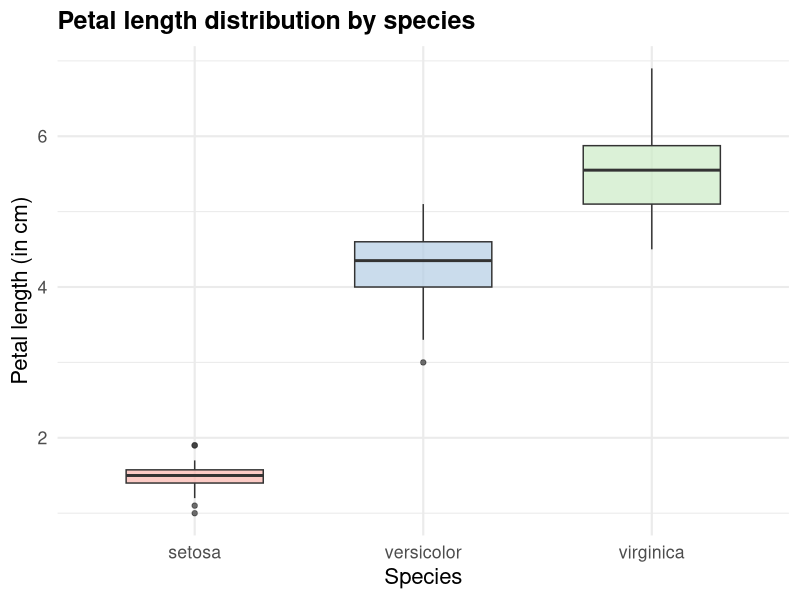
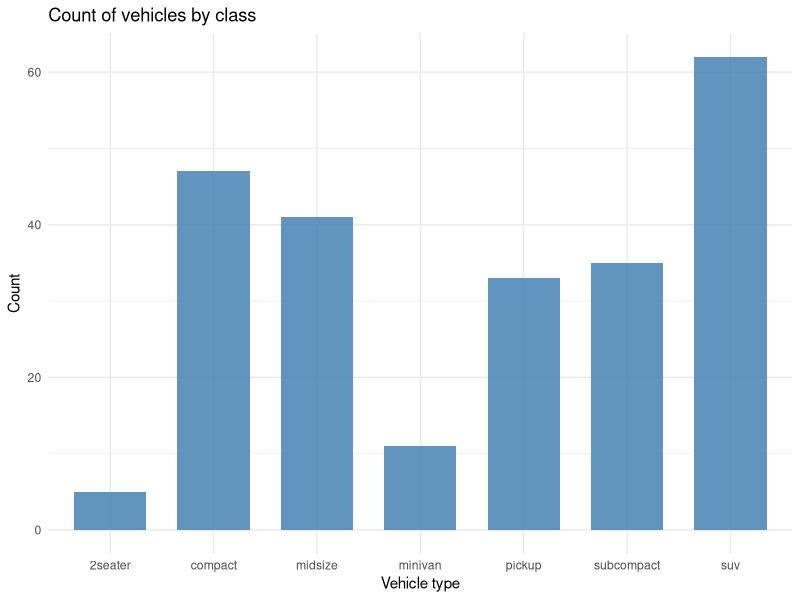
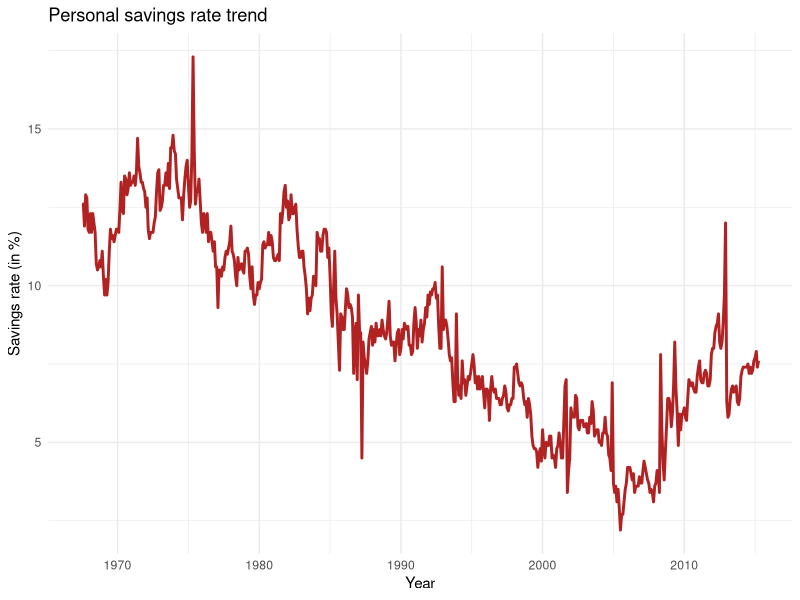
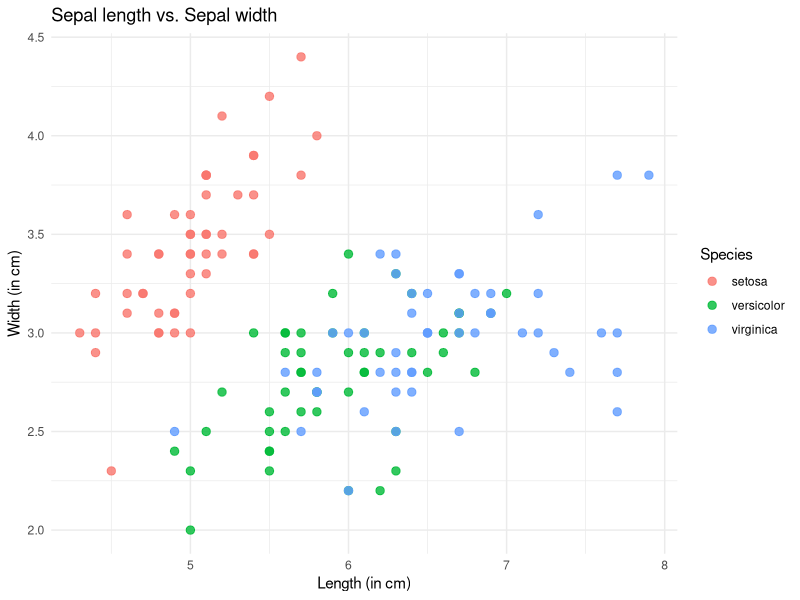
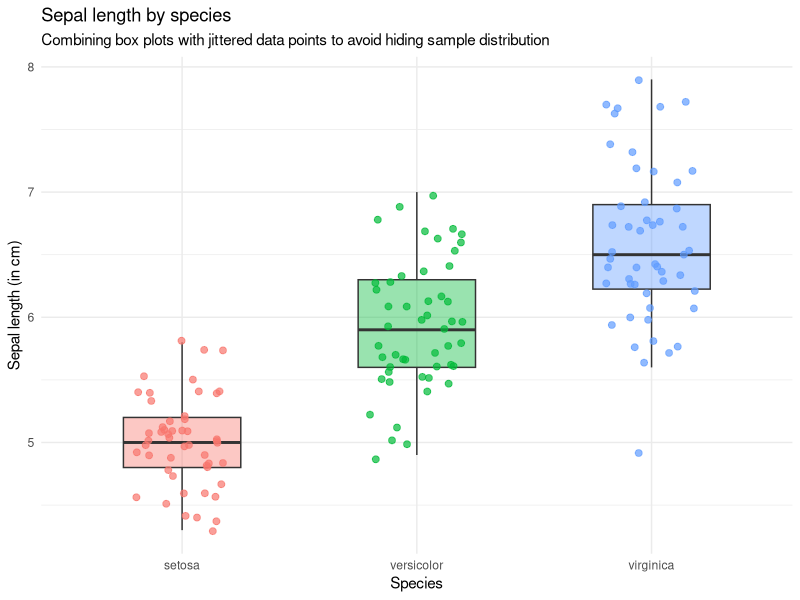

Write the R code that produced these figures, in order.
## ---- chunk 1
#| echo: false
#| warning: false
#| message: false
#| fig-width: 6.5
#| fig-height: 5.5

library(ggplot2)

ggplot(iris, aes(x = Species, y = Petal.Length, fill = Species)) +
  geom_boxplot(alpha = 0.7, width = 0.6) +
  scale_fill_brewer(palette = "Pastel1") +
  labs(
    title = "Petal length distribution by species", 
    y = "Petal length (in cm)",
    x = "Species"
  ) +
  theme_minimal(base_size = 16) + # Bumps text size up so it is readable on the projector
  theme(
    legend.position = "none",
    plot.title = element_text(face = "bold", size = 18)
  )
## ---- chunk 2
#| echo: false
#| warning: false
#| message: false
#| fig-width: 6.5
#| fig-height: 5.5

ggplot(mpg, aes(x = class)) +
  geom_bar(fill = "steelblue", alpha = 0.85, width = 0.7) +
  labs(title = "Count of vehicles by class", x = "Vehicle type", y = "Count") +
  theme_minimal()
## ---- chunk 3
#| echo: false
#| warning: false
#| message: false
#| fig-width: 6.5
#| fig-height: 5.5

ggplot(economics, aes(x = date, y = psavert)) +
  geom_line(color = "firebrick", linewidth = 1) +
  labs(title = "Personal savings rate trend", x = "Year", y = "Savings rate (in %)") +
  theme_minimal()
## ---- chunk 4
#| echo: false
#| warning: false
#| message: false
#| fig-width: 6.5
#| fig-height: 5.5

ggplot(iris, aes(x = Sepal.Length, y = Sepal.Width, color = Species)) +
  geom_point(size = 2.5, alpha = 0.8) +
  labs(title = "Sepal length vs. Sepal width", x = "Length (in cm)", y = "Width (in cm)") +
  theme_minimal()
## ---- chunk 5
#| echo: false
#| warning: false
#| message: false
#| fig-width: 6.5
#| fig-height: 5.5

ggplot(iris, aes(x = Species, y = Sepal.Length, fill = Species)) +
  # 1. Plot the underlying summary structural distribution
  geom_boxplot(alpha = 0.4, outlier.shape = NA, width = 0.5) + 
  
  # 2. Layer the raw data points on top (jittered slightly horizontally so they don't stack up)
  geom_jitter(aes(color = Species), width = 0.2, size = 2, alpha = 0.7) +
  
  labs(
    title = "Sepal length by species",
    subtitle = "Combining box plots with jittered data points to avoid hiding sample distribution",
    y = "Sepal length (in cm)"
  ) +
  theme_minimal() +
  theme(legend.position = "none")
